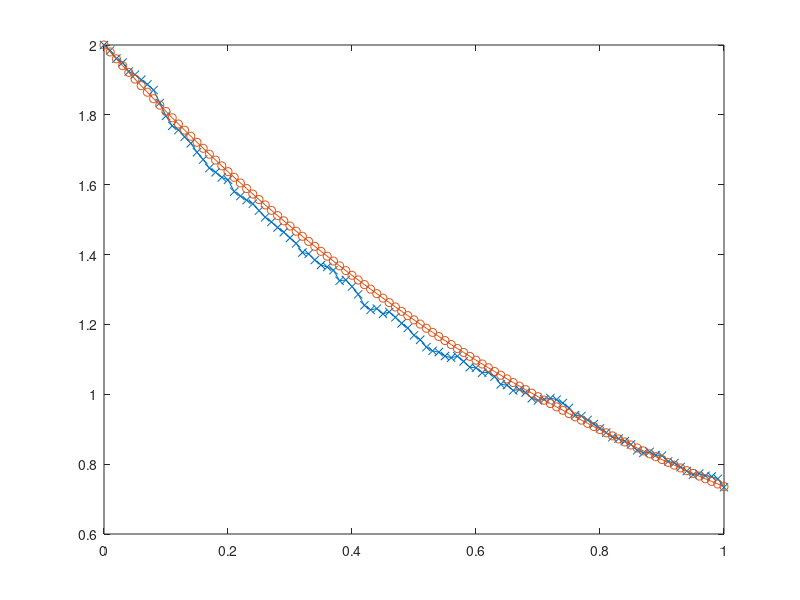

Write the MATLAB code that produced this figure.
function [] = euler()
  load("par.mat")
  for j = 1:n_iter
    #wiener process
    dW = sqrt(dt).*randn(1,N-1); W = [0, cumsum(dW)];
    
    #euler method
    X(1) = x0;
    for n=2:N X(n) = X(n-1) + (a*X(n-1) + b).*dt + (c*X(n-1) + d).*dW(n-1); end;
    #figure(1); plot(t,X,"-x",t,x(W),"-o");
    
    allX(j,:) = X;
    clear dW W X EXP;
  end
  MX = mean(allX);
  figure(2); plot(t,MX,"-x",t,mx,"-o");
end
